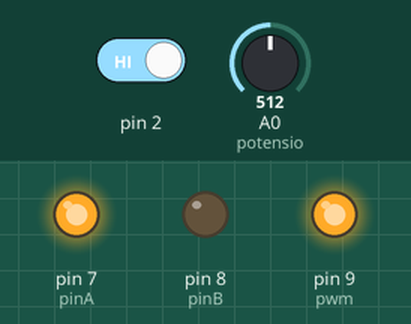
Simulated run of this sketch. Board: Arduino Uno, built with avr-gcc and run on an emulated ATmega328P. Parts: output pins drawn as LEDs (lit = HIGH). The inputs (shaded band) are chosen by the test bench; at power-on: A0 (potensio) = 512, pin 2 HIGH.

Above: at 1.2 s.
1.3 s: A0 (potensio) set to 122
At 2.0 s:
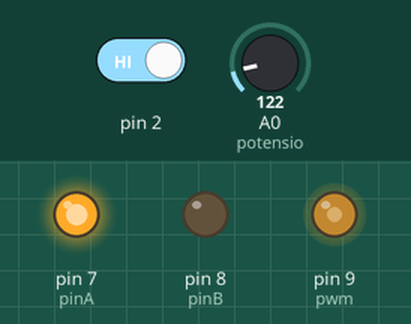
2.8 s: pin 2 driven LOW
At 3.5 s:
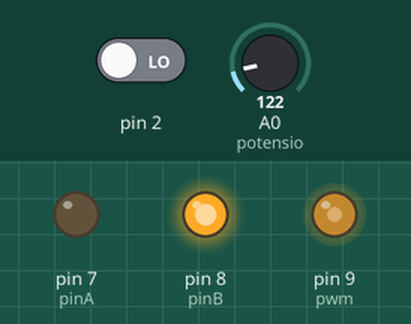
4.3 s: A0 (potensio) set to 0
At 4.9 s:
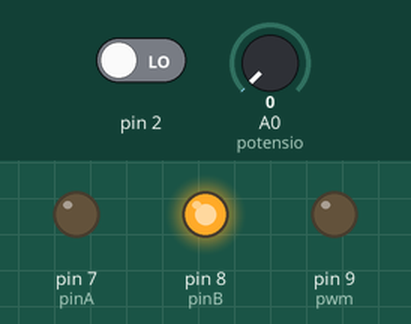
5.8 s: pin 2 driven HIGH
At 6.6 s:
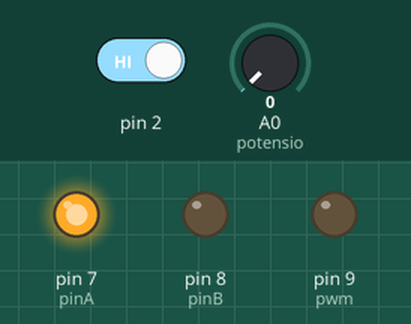
7.3 s: A0 (potensio) set to 306
At 8.1 s:
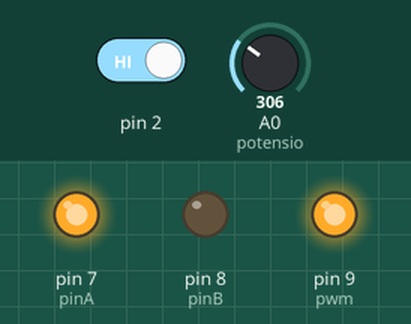
8.8 s: pin 2 driven LOW
At 9.5 s:
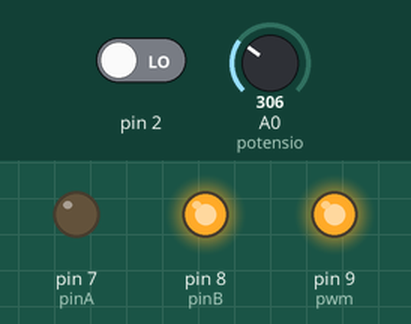
Timing chart, 0 to 11.3 s (numbered marks = the images above; inputs shaded):
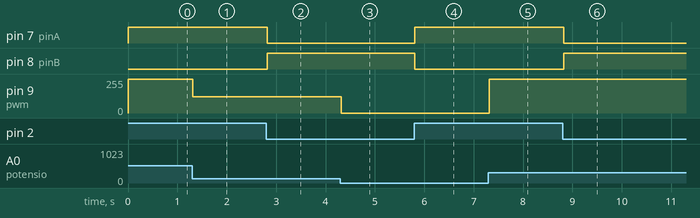

Measured:
- after the input at 1.3 s, pin 9 (pwm): 255/255 → 122/255 at once
- after the input at 2.8 s, pin 7 (pinA): HIGH → LOW at once; pin 8 (pinB): LOW → HIGH at once
- after the input at 4.3 s, pin 9 (pwm): 122/255 → 0/255 at once
- after the input at 5.8 s, pin 7 (pinA): LOW → HIGH at once; pin 8 (pinB): HIGH → LOW at once
- after the input at 7.3 s, pin 9 (pwm): 0/255 → 255/255 at once
- after the input at 8.8 s, pin 7 (pinA): HIGH → LOW at once; pin 8 (pinB): LOW → HIGH at once

The sketch:

project1_3.ino
```cpp
// C++ code
//
int buttonState = 0;
int potensio = 0;
int savedata = 0;
int pinA = 7;
int pinB = 8;
int pwm = 9;

void setup()
{
  pinMode(2, INPUT);
  pinMode(7, OUTPUT);
  pinMode(8, OUTPUT);
}
void loop()
{
  buttonState = digitalRead(2);
  if (buttonState == LOW) {
    Right();
  }
  else{
    Left();
  }
  delay(10);
}
void Right()
{
  digitalWrite(pinA , LOW);
  digitalWrite(pinB , HIGH);
  savedata = analogRead(potensio);
  analogWrite(pwm , savedata);
  delay(15);
}
void Left()
{
  digitalWrite(pinA , HIGH);
  digitalWrite(pinB , LOW);
  savedata = analogRead(potensio);
  analogWrite(pwm , savedata);
  delay(15);
}
```
